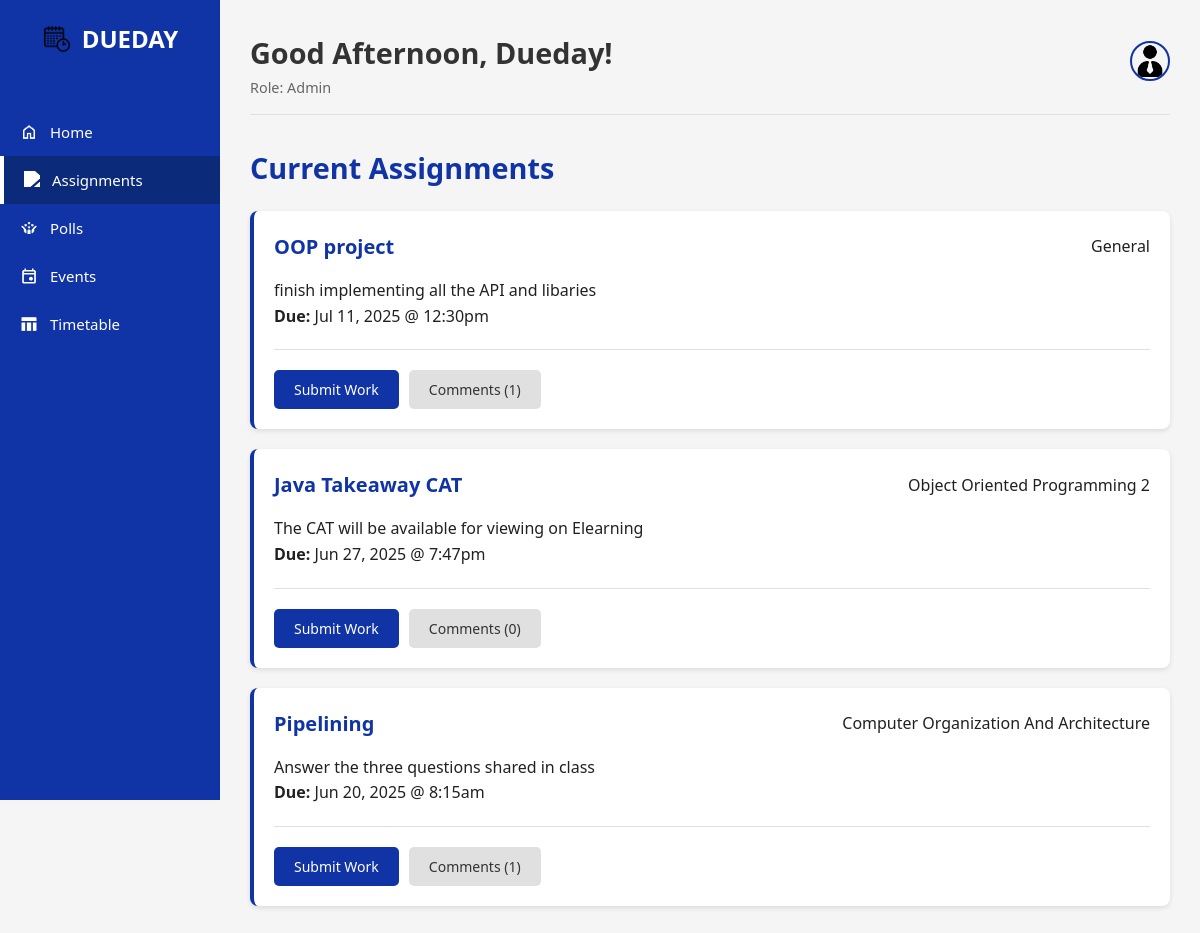
/assignment.php (signed in), run on the app's committed database.
### tables this page shows
CREATE TABLE `assignments` (
  `Assignment_ID` int(11) NOT NULL,
  `Assignment_Creator_ID` int(11) NOT NULL,
  `Class_ID` int(11) DEFAULT NULL,
  `Assignment_Title` varchar(100) NOT NULL,
  `Assignment_Description` text DEFAULT NULL,
  `Assignment_DueDate` datetime NOT NULL,
  `Assignment_Marks` int(11) DEFAULT NULL,
  `Assignment_Instructions` text DEFAULT NULL
);

CREATE TABLE `classes` (
  `Class_ID` int(11) NOT NULL,
  `Class_Name` varchar(100) NOT NULL
);

### assignment.php (the view, shortened to what this page needs)
<?php
require_once 'templates/header.php';
$is_module_leader = ($user_role === 'Module Leader');
$assignments = $conn->query("
    SELECT a.*, c.Class_Name,
    (SELECT COUNT(*) FROM Assignment_Submission_Data WHERE Assignment_ID = a.Assignment_ID) as submission_count,
    (SELECT COUNT(*) FROM Assignment_Comments WHERE Assignment_ID = a.Assignment_ID) as comment_count
    FROM Assignments a
    LEFT JOIN Classes c ON a.Class_ID = c.Class_ID
    GROUP BY a.Assignment_ID
    ORDER BY a.Assignment_DueDate DESC
")->fetch_all(MYSQLI_ASSOC);
$user_submissions = [];
?>
<div id="viewSection" class="assignment-view">
    <h2 class="section-title">Current Assignments</h2>
    <?php if (empty($assignments)): ?><p>No assignments have been posted yet.</p><?php else: foreach ($assignments as $assignment): ?>
        <div class="card">
            <div class="card__header"><h3 class="card__title"><?php echo htmlspecialchars($assignment['Assignment_Title']); ?></h3><span class="card__meta-tag"><?php echo htmlspecialchars($assignment['Class_Name'] ?? 'General'); ?></span></div>
            <div class="card__body"><p><?php echo nl2br(htmlspecialchars($assignment['Assignment_Description'])); ?></p><div class="due-date"><strong>Due:</strong> <?php echo date('M d, Y @ g:ia', strtotime($assignment['Assignment_DueDate'])); ?></div></div>
            <div class="card__footer">
                <?php if ($is_module_leader): ?>
                    <a href="view_submissions.php?id=<?php echo $assignment['Assignment_ID']; ?>" class="btn">View Submissions (<?php echo $assignment['submission_count']; ?>)</a>
                <?php else: ?>
                    <?php if (array_key_exists($assignment['Assignment_ID'], $user_submissions)): ?>
                        <a href="<?php echo htmlspecialchars($user_submissions[$assignment['Assignment_ID']]); ?>" class="btn btn--success" target="_blank">View Submission</a>
                        <button class="btn submit-work-btn" data-modal-target="submissionModal" data-assignment-id="<?php echo $assignment['Assignment_ID']; ?>">Resubmit</button>
                    <?php else: ?>
                        <button class="btn btn--primary submit-work-btn" data-modal-target="submissionModal" data-assignment-id="<?php echo $assignment['Assignment_ID']; ?>">Submit Work</button>
                    <?php endif; ?>
                <?php endif; ?>
                <button class="btn btn--secondary comments-btn" data-modal-target="commentsModal" data-assignment-id="<?php echo $assignment['Assignment_ID']; ?>">
                    Comments (<?php echo $assignment['comment_count']; ?>)
                </button>
            </div>
        </div>
    <?php endforeach; endif; ?>
</div>
<?php
require_once 'templates/footer.php';
?>

### assets/css/style.css (style rules this page uses)
:root { --egyptian-blue: #1034A6; --egyptian-blue-light: #2a4cb3; --egyptian-blue-dark: #0c2a7a; --light-gray: #f5f5f5; --medium-gray: #e0e0e0; --dark-gray: #333333; --white: #ffffff; --success: #4CAF50; --warning: #FFC107; --danger: #F44336; --navy-shadow: rgba(16, 52, 166, 0.1); --text-primary: #212121; --text-secondary: #666666; }
* { margin: 0; padding: 0; box-sizing: border-box; font-family: 'Segoe UI', Tahoma, Geneva, Verdana, sans-serif; }
body { background-color: var(--light-gray); color: var(--text-primary); line-height: 1.6; }
.section-title { color: var(--egyptian-blue); margin-bottom: 20px; font-size: 1.8rem; }
.btn { background-color: var(--egyptian-blue); color: white; border: none; padding: 10px 20px; border-radius: 5px; cursor: pointer; font-size: 14px; font-weight: 500; display: inline-flex; align-items: center; gap: 8px; transition: background-color 0.3s, box-shadow 0.3s; text-decoration: none; }
.btn--secondary { background-color: var(--medium-gray); color: var(--dark-gray); }
.card { background-color: white; border-radius: 8px; padding: 20px; margin-bottom: 20px; box-shadow: 0 2px 5px rgba(0,0,0,0.1); border-left: 4px solid var(--egyptian-blue); }
.card__header { display: flex; justify-content: space-between; align-items: center; margin-bottom: 15px; }
.card__title { color: var(--egyptian-blue); font-size: 20px; }
.card__body { margin-bottom: 15px; }
.card__footer { margin-top: 20px; padding-top: 20px; border-top: 1px solid var(--medium-gray); display: flex; gap: 10px; flex-wrap: wrap; }

### data on the page
assignments: Assignment_Title "OOP project", Class_Name "General", Assignment_Description "finish implementing all the API and libaries", Assignment_DueDate "Jul 11, 2025 @ 12:30pm", comment_count "1"
assignments: Assignment_Title "Java Takeaway CAT", Class_ID.Class_Name "Object Oriented Programming 2", Assignment_Description "The CAT will be available for viewing on Elearning", Assignment_DueDate "Jun 27, 2025 @ 7:47pm", comment_count "0"
assignments: Assignment_Title "Pipelining", Class_ID.Class_Name "Computer Organization And Architecture", Assignment_Description "Answer the three questions shared in class", Assignment_DueDate "Jun 20, 2025 @ 8:15am", comment_count "1"

### other printed values
$time_based_greeting "Good Afternoon,"
$user_fname "Dueday"
$user_role "Admin"
